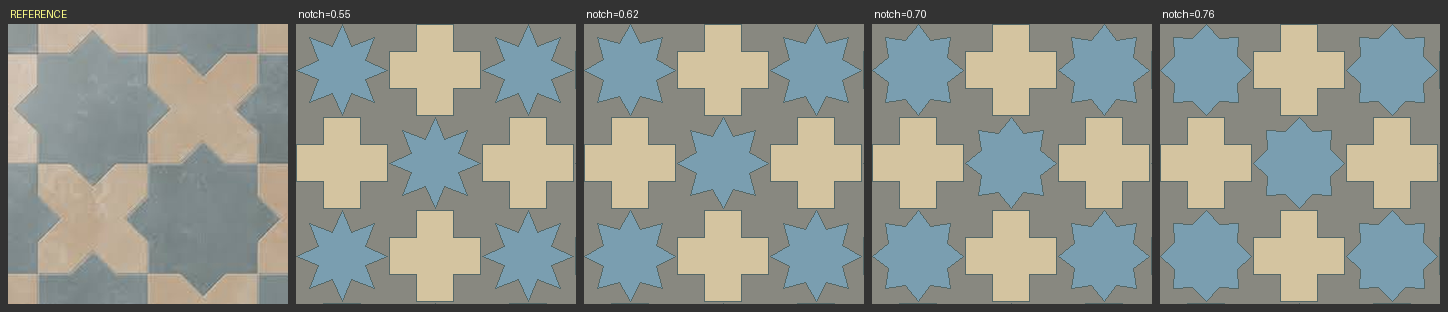
#> input picture tools/tile-test/EIGHT_POINTED.png, 1448 x 312 px
$ python trace-tile.py tile-test/EIGHT_POINTED.png
#> lines starting #> are read from the running program, lines starting #| are printed output that depends on the picture; after the words box and inside, x2 and y2 are one past the last pixel; in counts of white or black regions, pixels touching at a corner belong together
#!/usr/bin/env python3
"""
Trace a tile shape from a reference image using computer vision.
Extracts the outline contour and converts to Canvas2D bezier curves.

Usage: python3 trace-tile.py <image_path> [--threshold 127] [--simplify 0.02]
"""

import cv2
import numpy as np
import sys
import json

def trace_tile(image_path, threshold=127, simplify_epsilon=0.015):
    """Extract the outline of a single tile from a reference image."""

    # Load image
    img = cv2.imread(image_path)
    if img is None:
        print(f"Error: Could not load {image_path}")
        return None

    h, w = img.shape[:2]
    print(f"Image: {w}x{h}")

    # Convert to grayscale
    gray = cv2.cvtColor(img, cv2.COLOR_BGR2GRAY)

    # Apply Gaussian blur to reduce noise
    blurred = cv2.GaussianBlur(gray, (5, 5), 0)

    # Edge detection (Canny)
    edges = cv2.Canny(blurred, 50, 150)

    # Also try threshold-based approach for cleaner tiles
    _, binary = cv2.threshold(blurred, threshold, 255, cv2.THRESH_BINARY_INV)

    # Morphological operations to clean up
    kernel = np.ones((3, 3), np.uint8)
    binary = cv2.morphologyEx(binary, cv2.MORPH_CLOSE, kernel, iterations=2)
    binary = cv2.morphologyEx(binary, cv2.MORPH_OPEN, kernel, iterations=1)

    # Find contours from both methods
    contours_edge, _ = cv2.findContours(edges, cv2.RETR_EXTERNAL, cv2.CHAIN_APPROX_SIMPLE)
    contours_thresh, _ = cv2.findContours(binary, cv2.RETR_EXTERNAL, cv2.CHAIN_APPROX_SIMPLE)

    # Pick the best contour (largest area, most likely the tile)
    all_contours = list(contours_edge) + list(contours_thresh)
    if not all_contours:
        print("No contours found!")
        return None

    # Sort by area, pick largest
    all_contours.sort(key=cv2.contourArea, reverse=True)

    # Find a contour that's a reasonable tile size (10-80% of image area)
    img_area = w * h
    best_contour = None
    for c in all_contours:
        area = cv2.contourArea(c)
        ratio = area / img_area
        if 0.05 < ratio < 0.85:
            best_contour = c
            print(f"Selected contour: area={area:.0f} ({ratio*100:.1f}% of image)")
            break

    if best_contour is None:
        # Fall back to largest
        best_contour = all_contours[0]
        area = cv2.contourArea(best_contour)
        print(f"Fallback to largest contour: area={area:.0f}")

    # Simplify the contour (reduce points while preserving shape)
    perimeter = cv2.arcLength(best_contour, True)
    epsilon = simplify_epsilon * perimeter
    simplified = cv2.approxPolyDP(best_contour, epsilon, True)

    print(f"Contour points: {len(best_contour)} → simplified to {len(simplified)}")

    # Normalize coordinates to -1..1 range (centered)
    points = simplified.reshape(-1, 2).astype(float)

    # Center the contour
    cx = (points[:, 0].min() + points[:, 0].max()) / 2
    cy = (points[:, 1].min() + points[:, 1].max()) / 2
    points[:, 0] -= cx
    points[:, 1] -= cy

    # Scale to -1..1 based on the larger dimension
    max_extent = max(points[:, 0].max() - points[:, 0].min(),
                     points[:, 1].max() - points[:, 1].min()) / 2
    points /= max_extent

    # Get bounding box in normalized coords
    bbox_w = (points[:, 0].max() - points[:, 0].min())
    bbox_h = (points[:, 1].max() - points[:, 1].min())
    print(f"Normalized bbox: {bbox_w:.3f} x {bbox_h:.3f}")
    print(f"Aspect ratio: 1:{bbox_h/bbox_w:.2f}")

    # Output as normalized vertices
    vertices = []
    for pt in points:
        vertices.append({
            'x': round(float(pt[0]), 4),
            'y': round(float(pt[1]), 4)
        })

    # Also fit bezier curves
    beziers = fit_bezier_to_contour(points)

    # Generate Canvas2D code
    canvas_code = generate_canvas_code(vertices, beziers, bbox_w, bbox_h)

    return {
        'vertices': vertices,
        'beziers': beziers,
        'canvas_code': canvas_code,
        'bbox_w': bbox_w,
        'bbox_h': bbox_h,
        'num_points': len(vertices)
    }


def fit_bezier_to_contour(points):
    """Fit cubic bezier curves to the contour segments."""
    n = len(points)
    beziers = []

    for i in range(n):
        p0 = points[i]
        p3 = points[(i + 1) % n]

        # Simple cubic bezier: control points at 1/3 and 2/3 along the segment
        # with slight offset toward the contour's curvature
        p1 = p0 + (p3 - p0) * 0.33
        p2 = p0 + (p3 - p0) * 0.67

        beziers.append({
            'p0': {'x': round(float(p0[0]), 4), 'y': round(float(p0[1]), 4)},
            'cp1': {'x': round(float(p1[0]), 4), 'y': round(float(p1[1]), 4)},
            'cp2': {'x': round(float(p2[0]), 4), 'y': round(float(p2[1]), 4)},
            'p3': {'x': round(float(p3[0]), 4), 'y': round(float(p3[1]), 4)},
        })

    return beziers


def generate_canvas_code(vertices, beziers, bbox_w, bbox_h):
    """Generate Canvas2D JavaScript code for rendering the shape."""
    lines = []
    lines.append(f"// Traced from reference image — {len(vertices)} vertices")
    lines.append(f"// Aspect ratio: {bbox_w:.3f} x {bbox_h:.3f}")
    lines.append(f"var hw = (stWpx - stGrPx) / 2;")
    lines.append(f"var hh = (stHpx - stGrPx) / 2;")

    # Scale factors (vertices are normalized to -1..1 on the larger axis)
    if bbox_h >= bbox_w:
        lines.append(f"var sx = hw * {bbox_w/bbox_h:.4f};  // scale x for aspect ratio")
        lines.append(f"var sy = hh;")
    else:
        lines.append(f"var sx = hw;")
        lines.append(f"var sy = hh * {bbox_h/bbox_w:.4f};  // scale y for aspect ratio")

    # MoveTo first point
    v0 = vertices[0]
    lines.append(f"cx.moveTo(px + sx * {v0['x']}, py + sy * {v0['y']});")

    # LineTo remaining points
    for v in vertices[1:]:
        lines.append(f"cx.lineTo(px + sx * {v['x']}, py + sy * {v['y']});")

    lines.append("cx.closePath();")

    return '\n'.join(lines)


# [6 lines left out: function visualize_contour, not called in this run]


if __name__ == '__main__':
    if len(sys.argv) < 2:
        print("Usage: python3 trace-tile.py <image_path> [--threshold 127] [--simplify 0.02]")
        sys.exit(1)

    image_path = sys.argv[1]
    threshold = 127
    simplify = 0.015

    for i, arg in enumerate(sys.argv):
        if arg == '--threshold' and i + 1 < len(sys.argv):
            threshold = int(sys.argv[i + 1])
        if arg == '--simplify' and i + 1 < len(sys.argv):
            simplify = float(sys.argv[i + 1])

    result = trace_tile(image_path, threshold, simplify)
#> in trace_tile, img is the input picture: shape (312, 1448, 3); mean B, G, R 135.2, 142.5, 138.7
#| Image: 1448x312
#> in trace_tile, `gray = cv2.cvtColor(img, cv2.COLOR_BGR2GRAY)`:
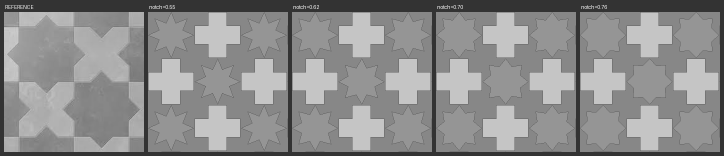
#> gray: shape (312, 1448) (shown at 1/2 size); min 51, max 253, mean 140.5
#> in trace_tile, `edges = cv2.Canny(blurred, 50, 150)`:
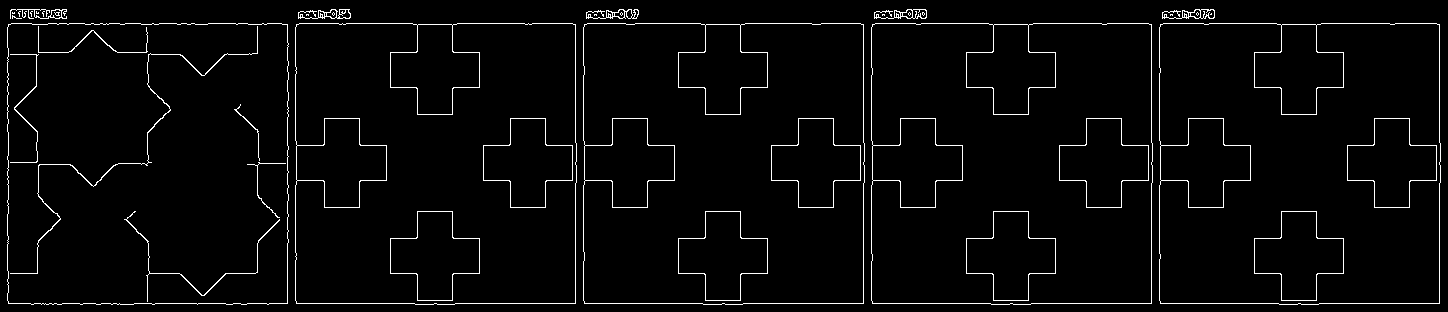
#> edges: shape (312, 1448); 3% white in thin lines or dots
#> in trace_tile, `_, binary = cv2.threshold(blurred, threshold, 255, cv2.THRESH_BINARY_I..`:
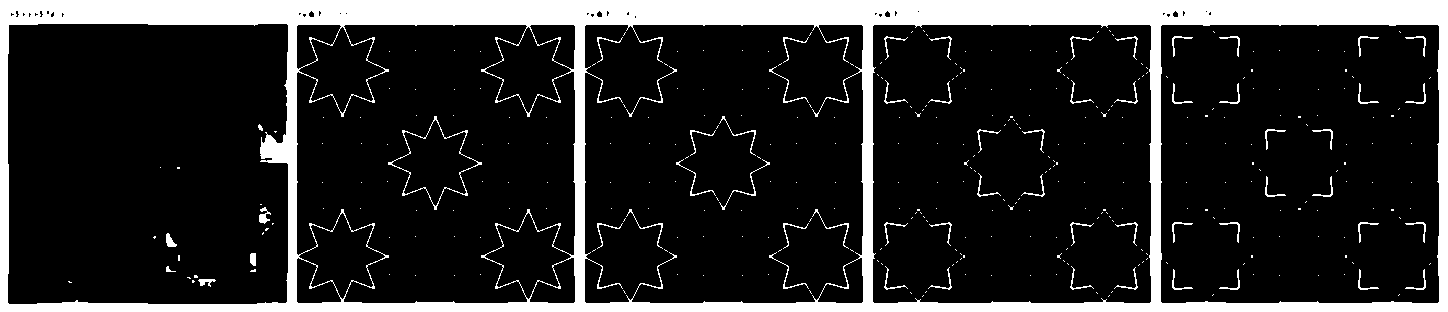
#> binary: shape (312, 1448); 16.5% white; 375 white regions (314 under 20 px), largest, box (x1, y1, x2, y2) and area: (0, 0, 1448, 312) 68988, (388, 116, 482, 210) 460, (626, 66, 677, 117) 132
#> in trace_tile, `binary = cv2.morphologyEx(binary, cv2.MORPH_CLOSE, kernel, iterations=2)`:
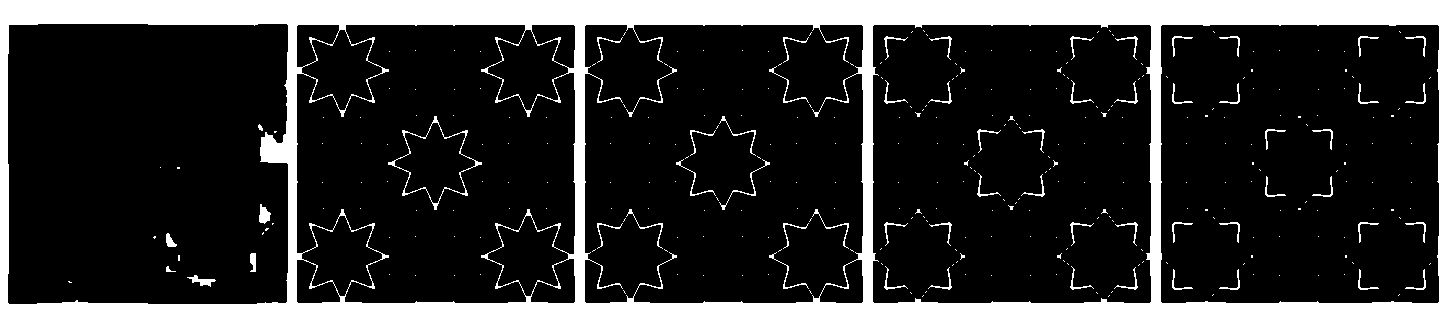
#> binary: shape (312, 1448); 16.8% white; 352 white regions (291 under 20 px), largest, box (x1, y1, x2, y2) and area: (0, 0, 1448, 312) 69795, (388, 116, 482, 210) 516, (259, 204, 271, 224) 153
#> in trace_tile, `binary = cv2.morphologyEx(binary, cv2.MORPH_OPEN, kernel, iterations=1)`:
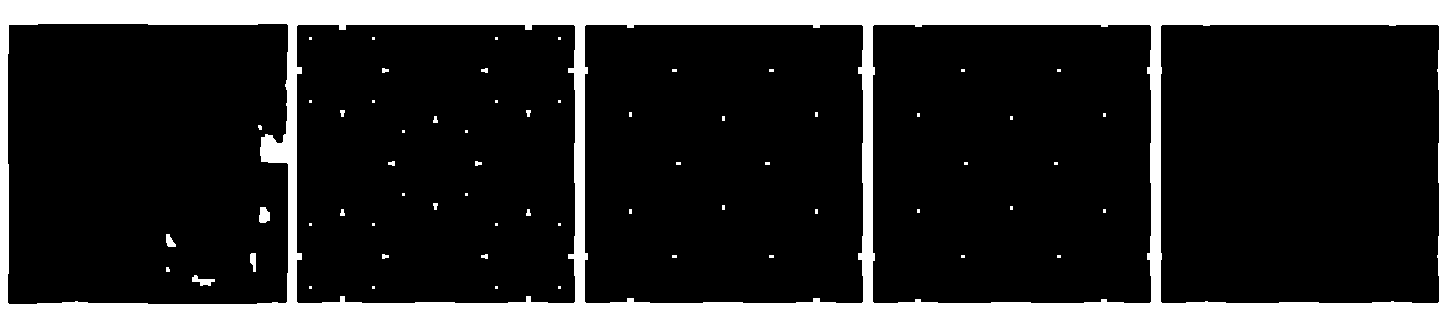
#> binary: shape (312, 1448); 15.2% white; 63 white regions (46 under 20 px)
#> in trace_tile, `contours_edge, _ = cv2.findContours(edges, cv2.RETR_EXTERNAL, cv2.CHAI..`: contours_edge = 20 contours, 10 with area under 20; largest, box (x1, y1, x2, y2) and area: (1159, 23, 1441, 305) 78351, (871, 23, 1153, 305) 78347, (295, 23, 577, 305) 78347, (583, 23, 865, 305) 78335, (7, 23, 289, 305) 78287
#> in trace_tile, `contours_thresh, _ = cv2.findContours(binary, cv2.RETR_EXTERNAL, cv2.C..`: contours_thresh = [[[0, 0], [0, 311], [1447, 311], [1447, 0]]]
#> in trace_tile, `all_contours = list(contours_edge) + list(contours_thresh)`: all_contours = 21 contours, 10 with area under 20; largest, box (x1, y1, x2, y2) and area: (0, 0, 1448, 312) 450017, (1159, 23, 1441, 305) 78351, (871, 23, 1153, 305) 78347, (295, 23, 577, 305) 78347, (583, 23, 865, 305) 78335
#> the loop in trace_tile, `for c in all_contours:` made 2 passes
#> (c, area, ratio) on pass 1: ([[0, 0], [0, 311], [1447, 311], [1447, 0]], 450017, 0.996)
#> (printed output is left out)
#> in trace_tile, `perimeter = cv2.arcLength(best_contour, True)`: perimeter = 1129.3
#> in trace_tile, `epsilon = simplify_epsilon * perimeter`: epsilon = 16.94
#> in trace_tile, `simplified = cv2.approxPolyDP(best_contour, epsilon, True)`: simplified = [[1160, 24], [1160, 303], [1439, 303], [1439, 24]]
#| Contour points: 64 → simplified to 4
#> in trace_tile, `cx = (points[:, 0].min() + points[:, 0].max()) / 2`: cx = 1299.5
#> in trace_tile, `cy = (points[:, 1].min() + points[:, 1].max()) / 2`: cy = 163.5
#> in trace_tile, `max_extent = max(points[:, 0].max() - points[:, 0].min(), points[:, 1]..`: max_extent = 139.5
#> in trace_tile, `points /= max_extent`: points = [[-1, -1], [-1, 1], [1, 1], [1, -1]]
#> in trace_tile, `bbox_w = (points[:, 0].max() - points[:, 0].min())`: bbox_w = 2
#| Normalized bbox: 2.000 x 2.000
#| Aspect ratio: 1:1.00
#> the loop in trace_tile, `for pt in points:` made 4 passes
#> after the loop in trace_tile, `for pt in points:`: vertices = 4 items
#> in fit_bezier_to_contour, `n = len(points)`: n = 4
#> the loop in fit_bezier_to_contour, `for i in range(n):` made 4 passes
#> (p0, p3, p1, p2) on passes 1 to 4: ([-1, -1], [-1, 1], [-1, -0.34], [-1, 0.34]), ([-1, 1], [1, 1], [-0.34, 1], [0.34, 1]), ([1, 1], [1, -1], [1, 0.34], [1, -0.34]), ([1, -1], [-1, -1], [0.34, -1], [-0.34, -1])
#> after the loop in fit_bezier_to_contour, `for i in range(n):`: beziers = 4 items
#> in generate_canvas_code, `v0 = vertices[0]`: v0 = {'x': -1, 'y': -1}
#> the loop in generate_canvas_code, `for v in vertices[1:]:` made 3 passes
#> after the loop in generate_canvas_code, `for v in vertices[1:]:`: lines = 10 items
#> result = 6 items

    if result:
        print(f"\n{'='*60}")
        print(f"TRACED SHAPE: {result['num_points']} vertices")
#| TRACED SHAPE: 4 vertices
        print(f"{'='*60}")
        print(f"\nVertices (normalized -1..1):")
        for i, v in enumerate(result['vertices']):
            print(f"  [{i}] ({v['x']:7.4f}, {v['y']:7.4f})")
#> this loop made 4 passes
#> (printed output is left out)

        print(f"\n{'='*60}")
        print(f"CANVAS2D CODE:")
        print(f"{'='*60}")
        print(result['canvas_code'])
#| // Traced from reference image — 4 vertices
#| // Aspect ratio: 2.000 x 2.000
#| var hw = (stWpx - stGrPx) / 2;
#| var hh = (stHpx - stGrPx) / 2;
#| var sx = hw * 1.0000;  // scale x for aspect ratio
#| var sy = hh;
#> (further printed lines are left out)

        # Save JSON
        json_path = image_path.rsplit('.', 1)[0] + '_traced.json'
        with open(json_path, 'w') as f:
            json.dump(result, f, indent=2)
        print(f"\nFull data saved to {json_path}")

$ run again, on tools/tile-test/INTERLOCKED.png
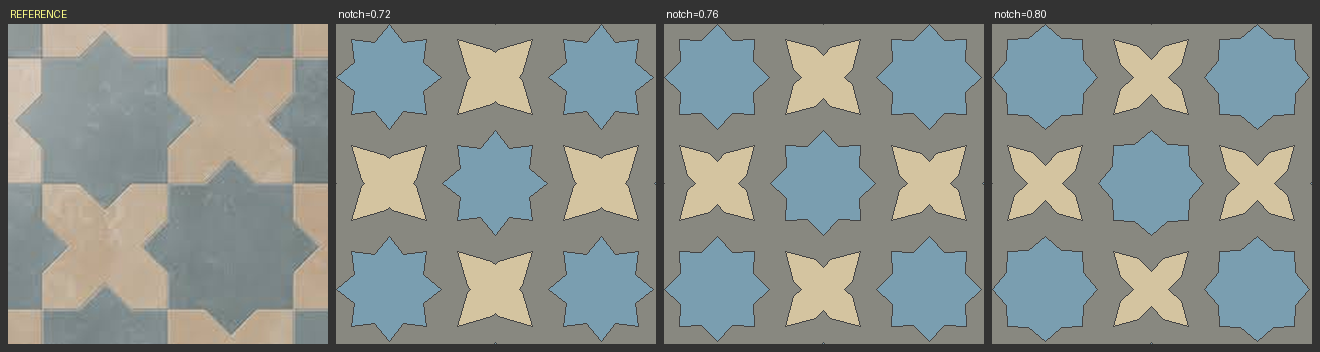
#> input picture tools/tile-test/INTERLOCKED.png, 1320 x 352 px
#> in trace_tile, img is the input picture: shape (352, 1320, 3); mean B, G, R 134.9, 139.4, 133.9
#| Image: 1320x352
#> in trace_tile, `edges = cv2.Canny(blurred, 50, 150)`:
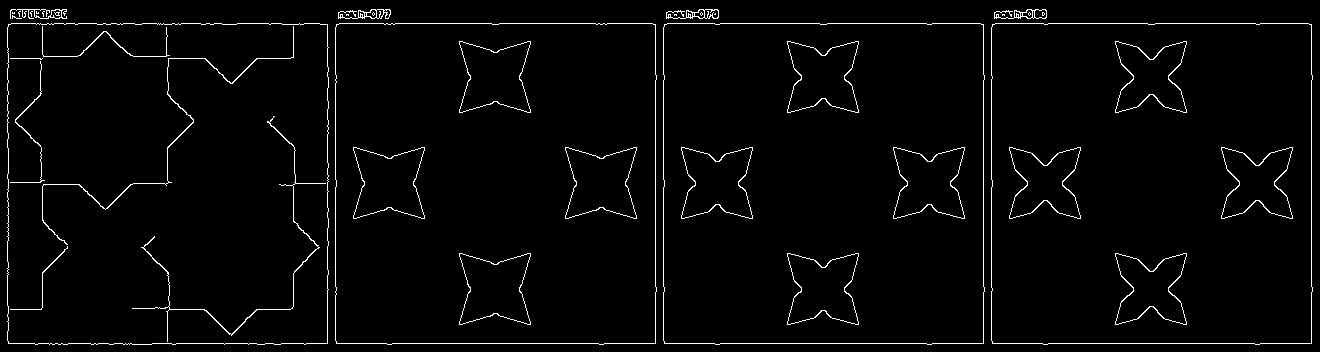
#> edges: shape (352, 1320); 2.6% white in thin lines or dots
#> in trace_tile, `binary = cv2.morphologyEx(binary, cv2.MORPH_OPEN, kernel, iterations=1)`:
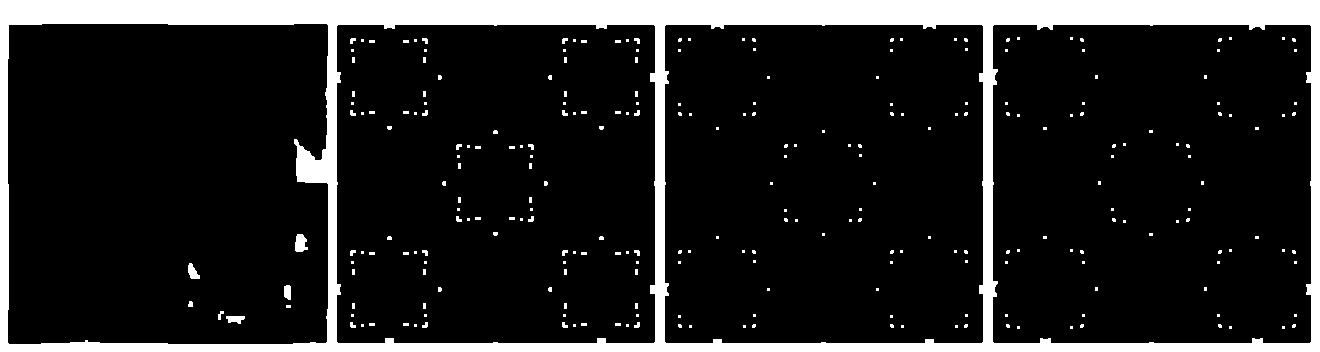
#> binary: shape (352, 1320); 14.1% white; 264 white regions (237 under 20 px)
#> contours_edge = 17 contours, 9 with area under 20; largest, box (x1, y1, x2, y2) and area: (991, 23, 1313, 345) 102381, (663, 23, 985, 345) 102375, (335, 23, 657, 345) 102369, (7, 23, 329, 345) 102282, (666, 9, 719, 19) 246, (994, 9, 1047, 19) 245, (338, 9, 391, 19) 230, (10, 9, 67, 19) 104
#> contours_thresh = [[[0, 0], [0, 351], [1319, 351], [1319, 0]]]
#> all_contours = 18 contours, 9 with area under 20; largest, box (x1, y1, x2, y2) and area: (0, 0, 1320, 352) 462969, (991, 23, 1313, 345) 102381, (663, 23, 985, 345) 102375, (335, 23, 657, 345) 102369, (7, 23, 329, 345) 102282
#> the loop in trace_tile, `for c in all_contours:` made 2 passes
#> (c, area, ratio) on pass 1: ([[0, 0], [0, 351], [1319, 351], [1319, 0]], 462969, 0.996)
#> (printed output is left out)
#> perimeter = 1285.9
#> epsilon = 19.29
#> simplified = [[992, 24], [992, 343], [1311, 343], [1311, 24]]
#| Contour points: 52 → simplified to 4
#> cx = 1151.5
#> cy = 183.5
#> max_extent = 159.5
#> in trace_tile, `points /= max_extent`: points = [[-1, -1], [-1, 1], [1, 1], [1, -1]]
#> bbox_w = 2
#| Normalized bbox: 2.000 x 2.000
#| Aspect ratio: 1:1.00
#> the loop in trace_tile, `for pt in points:` made 4 passes
#> after the loop in trace_tile, `for pt in points:`: vertices = 4 items
#> n = 4
#> the loop in fit_bezier_to_contour, `for i in range(n):` made 4 passes
#> (p0, p3, p1, p2) on passes 1 to 4: ([-1, -1], [-1, 1], [-1, -0.34], [-1, 0.34]), ([-1, 1], [1, 1], [-0.34, 1], [0.34, 1]), ([1, 1], [1, -1], [1, 0.34], [1, -0.34]), ([1, -1], [-1, -1], [0.34, -1], [-0.34, -1])
#> after the loop in fit_bezier_to_contour, `for i in range(n):`: beziers = 4 items
#> v0 = {'x': -1, 'y': -1}
#> the loop in generate_canvas_code, `for v in vertices[1:]:` made 3 passes
#> after the loop in generate_canvas_code, `for v in vertices[1:]:`: lines = 10 items
#> result = 6 items
#| TRACED SHAPE: 4 vertices
#> the loop `for i, v in enumerate(result['vertices']):` made 4 passes
#> (printed output is left out)
#| // Traced from reference image — 4 vertices
#| // Aspect ratio: 2.000 x 2.000
#| var hw = (stWpx - stGrPx) / 2;
#| var hh = (stHpx - stGrPx) / 2;
#| var sx = hw * 1.0000;  // scale x for aspect ratio
#| var sy = hh;
#> (further printed lines are left out)
